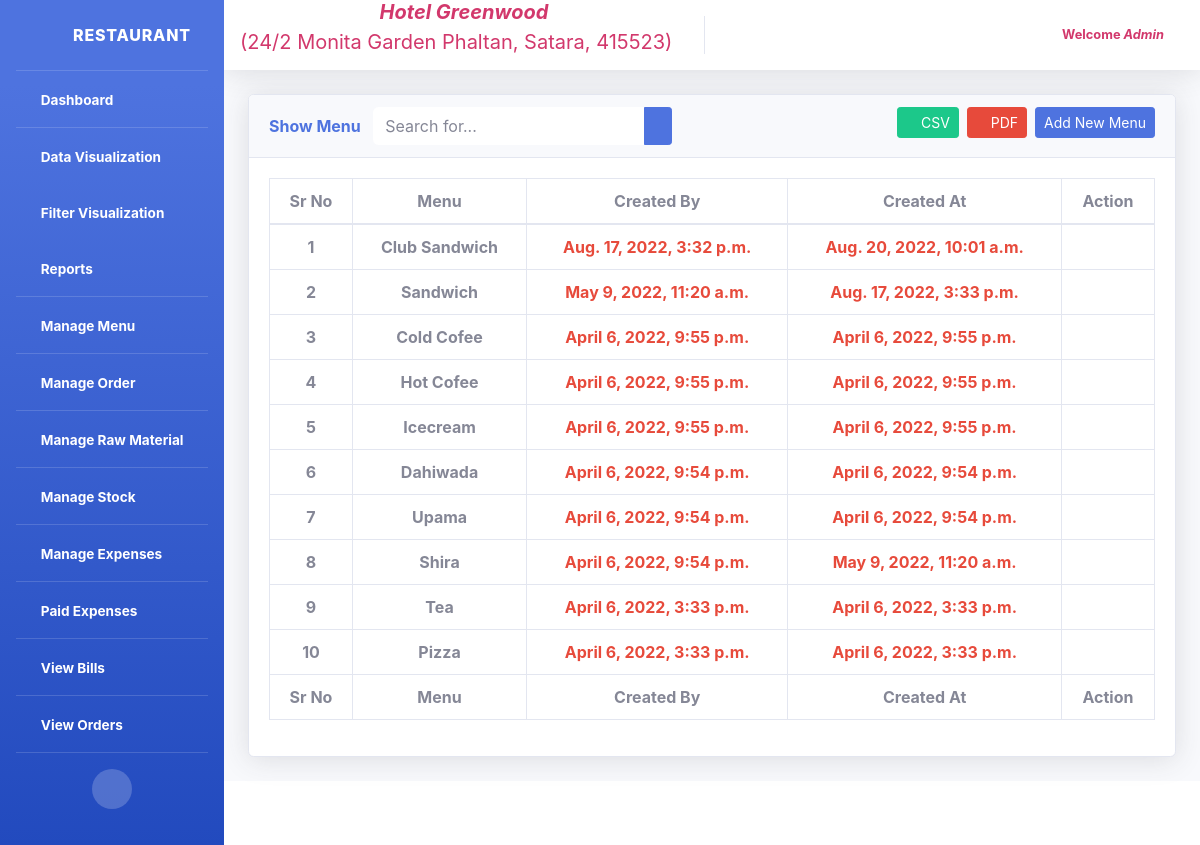
Page /polls/manageMenu (signed in) on the committed database.
### polls/models.py (models this page shows, shortened)
class Menu(models.Model):
	menu_name = models.CharField(max_length=50, null=True)
	status = models.IntegerField(default=1,null=True)
	created_at = models.DateTimeField(auto_now_add=True)
	updated_at = models.DateTimeField(auto_now=True)
	slug = models.SlugField(unique=True, null=True, blank=True)
	class Meta:
		db_table = "Menu"

### polls/views.py (the view)
# urls.py: path('manageMenu', views.ShowMenuListView.as_view(), name='manageMenu'),
class ShowMenuListView(LoggedInMixin,ListView):
    model = Menu
    template_name = 'manage_menu.html'
    ordering = ['-created_at']
    paginate_by = 10
    paginate_orphans = 1
    queryset = Menu.objects.filter(status=1)
    def get_context_data(self, *args, **kwargs):
        try:
            return super(ShowMenuListView, self).get_context_data(*args, **kwargs)
        except Http404:
            self.kwargs['page'] = 1
            return super(ShowMenuListView, self).get_context_data(*args, **kwargs)

### polls/views.py (called while the page is built)
    def dispatch(self, request, *args, **kwargs):
        if not request.user.is_authenticated:
            return redirect('/polls/login/')
        return super(LoggedInMixin, self).dispatch(request, *args, **kwargs)

### polls/templates/manage_menu.html (shortened to what this page needs)
{% extends 'header.html' %}
{% block body %}
{% load static %}
<!DOCTYPE html>
<html>
<head>
	<link href="{% static 'vendor/fontawesome-free/css/all.min.css' %}" rel="stylesheet" type="text/css">
	<link href="{% static 'vendor/datatables/dataTables.bootstrap4.min.css' %}" rel="stylesheet">
	<link href="{% static 'css/sb-admin-2.min.css' %}" rel="stylesheet">
</head>
<body>
        <div class="container-fluid mt-4">
          <div class="card shadow mb-4">
            <div class="card-header">
            	<a href="{% url 'createMenu' %}" class="btn btn-sm btn-primary float-right ml-2">Add New Menu</a>
              <a href="" class="btn btn-sm btn-danger float-right ml-2" target="_blank"><i class="fa fa-file-pdf mr-1"></i>PDF</a>
              <a href="" class="btn btn-sm btn-success float-right"><i class="fa fa-file-excel mr-1"></i>CSV</a>
              <span class="font-weight-bold text-primary">Show Menu</span>
              <form method="get" action="" class="d-none d-sm-inline-block form-inline mr-2 ml-md-2 my-2 my-md-0  navbar-search ml-2" >
              <div class="input-group">
                <input type="text" class="form-control border-0 small" placeholder="Search for..." name="search" required>
                  <div class="input-group-append">
                    <button class="btn btn-primary btn-sm" type="submit"><i class="fas fa-search fa-sm"></i></button>
                </div>
              </div>
            </form>
            </div>
            <div class="card-body">
              <div class="table-responsive">
                <table class="table table-bordered"  width="100%" cellspacing="0">
                  <thead>
                    <tr class="text-center">
                        <th scope="col">Sr No</th>
                        <th scope="col">Menu</th>
                        <th scope="col">Created By</th>
                        <th scope="col">Created At</th>
                        <th scope="col">Action</th>
                    </tr>
                  </thead>
                  <tfoot>
                    <tr class="text-center">
                        <th scope="col">Sr No</th>
                        <th scope="col">Menu</th>
                        <th scope="col">Created By</th>
                        <th scope="col">Created At</th>
                        <th scope="col">Action</th>
                    </tr>
                  </tfoot>
                  <tbody>
                    {% for i in object_list %}
                    <tr class="text-center font-weight-bold"">
                      <td>{{forloop.counter}}</td>
                      <td>{{i.menu_name | title }}</td>
                      <td class="text-danger">{{i.created_at}}</td>
                      <td class="text-danger">{{i.updated_at}}</td>
                      <td>
                        <a href="{% url 'editMenu' i.slug %}"><i class="fa fa-edit text-primary"></i></a>
                        <a href="{% url 'deleteMenu' i.slug %}"><i class="fa fa-trash text-danger confirm-delete" onclick="return confirm('Are you sure you want to delete this menu ?')"></i></a>
                      </td>
                    </tr>
                    {% endfor %}
                  </tbody>
                </table>
              </div>
            </div>
          </div>
</div>
{% endblock %}

### polls/templates/header.html (shortened to what this page needs)
{% load static %}
<html>
<head>
  <link href="{% static 'vendor/fontawesome-free/css/all.min.css' %}" rel="stylesheet" type="text/css">
  <link href="{% static 'css/sb-admin-2.min.css' %}" rel="stylesheet">
  <link href="{% static 'css/other.css' %}" rel="stylesheet">
</head>
<body id="page-top">
<div id="wrapper">
<ul class="navbar-nav bg-gradient-primary sidebar sidebar-dark accordion" id="accordionSidebar">
  <a class="sidebar-brand d-flex align-items-center justify-content-center" href="{% url 'dashboard' %}">
  <div class="sidebar-brand-icon rotate-n-15">
    <i class="fas fa-home fa-fw "></i>
  </div>
  <div class="sidebar-brand-text mx-3">Restaurant</div>
  </a>
  <hr class="sidebar-divider my-0">
  <li class="nav-item active">
    <a class="nav-link" href="{% url 'dashboard' %}">
      <i class="fas fa-fw fa-tachometer-alt"></i>
      <span>Dashboard</span></a>
  </li>
  <hr class="sidebar-divider my-0">
  <li class="nav-item active">
    <a class="nav-link collapsed" href="#" data-toggle="collapse" data-target="#collapseTwo" aria-expanded="true" aria-controls="collapseTwo">
      <i class="fas fa-fw fa fa-chart-area"></i>
      <span>Data Visualization</span>
    </a>
  </li>
 <li class="nav-item active">
    <a class="nav-link collapsed" href="#" data-toggle="collapse" data-target="#collapsefilter" aria-expanded="true" aria-controls="collapseTwo">
      <i class="fas fa-fw fa fa-chart-area"></i>
      <span>Filter Visualization</span>
    </a>
  </li>
  <li class="nav-item active">
    <a class="nav-link collapsed" href="#" data-toggle="collapse" data-target="#collapsereport" aria-expanded="true" aria-controls="collapseTwo">
      <i class="fas fa-fw fa fa-file"></i>
      <span>Reports</span>
    </a>
  </li>
  <hr class="sidebar-divider my-0">
  <li class="nav-item active">
    <a class="nav-link" href="{% url 'manageMenu' %}">
      <i class="fas fa-fw fa-cog"></i>
      <span>Manage Menu</span></a>
  </li>
  <hr class="sidebar-divider my-0">
  <li class="nav-item active">
    <a class="nav-link" href="{% url 'manageOrder' %}">
      <i class="fas fa-fw fa-cog"></i>
      <span>Manage Order</span></a>
  </li>
  <hr class="sidebar-divider my-0">
  <li class="nav-item active">
    <a class="nav-link" href="{% url 'manageRawMaterial' %}">
      <i class="fas fa-fw fa-cog"></i>
      <span>Manage Raw Material</span></a>
  </li>
  <hr class="sidebar-divider my-0">
  <li class="nav-item active">
    <a class="nav-link" href="{% url 'manageStock' %}">
      <i class="fas fa-fw fa-cog"></i>
      <span>Manage Stock</span></a>
  </li>
  <hr class="sidebar-divider my-0">
  <li class="nav-item active">
    <a class="nav-link" href="{% url 'manageExpenses' %}">
      <i class="fas fa-fw fa-cog"></i>
      <span>Manage Expenses</span></a>
  </li>
  <hr class="sidebar-divider my-0">
  <li class="nav-item active">
    <a class="nav-link" href="{% url 'paidExpeses' %}">
      <i class="fas fa-fw fa-plus"></i>
      <span>Paid Expenses</span></a>
  </li>
  <hr class="sidebar-divider my-0">
  <li class="nav-item active">
    <a class="nav-link" href="{% url 'viewBills' %}">
      <i class="fas fa-fw fa fa-list"></i>
      <span>View Bills</span></a>
  </li>
  <hr class="sidebar-divider my-0">
  <li class="nav-item active">
    <a class="nav-link" href="{% url 'viewOrderDetails' %}">
      <i class="fas fa-fw fa fa-list"></i>
      <span>View Orders</span></a>
  </li>
<hr class="sidebar-divider">
  <div class="text-center d-none d-md-inline">
    <button class="rounded-circle border-0" id="sidebarToggle"></button>
  </div>
</ul>
    <div id="content-wrapper" class="d-flex flex-column">
        <div id="content">
        <nav class="navbar navbar-expand navbar-light bg-white topbar mb-1 static-top shadow">
          <span align="center" class="navbar-brand mb-0 h1 text-info"><i class='fas fa-hotel' style='font-size:20px'></i><i class="font-weight-bold" style="color: #D2386C;">Hotel Greenwood</i><p style="color:  #D2386C;"> (24/2 Monita Garden Phaltan, Satara, 415523)</p></span>
            <ul class="navbar-nav ml-auto">
            <li class="nav-item dropdown no-arrow">
              <a class="nav-link dropdown-toggle" href="#" id="userDropdown" role="button" data-toggle="dropdown" aria-haspopup="true" aria-expanded="false">
                <span class="mr-2 d-none d-lg-inline text-gray-600 small">
                {% if user.is_authenticated %}
                  <b style="color: #D2386C;">Welcome&nbsp;<i>{{request.user | title}}</i></b>
                {% endif %}
                </span>
              </a>
            </li>
          </ul>
        </nav>
        {% block body %} {% endblock %}
    </div>
      <footer class="sticky-footer bg-white">
      </footer>
    </div>
  </div>
</body>
</html>

### rows in the picture
Menu: menu_name "Club Sandwich", created_at "Aug. 17, 2022, 3:32 p.m.", updated_at "Aug. 20, 2022, 10:01 a.m."
Menu: menu_name "Sandwich", created_at "May 9, 2022, 11:20 a.m.", updated_at "Aug. 17, 2022, 3:33 p.m."
Menu: menu_name "Cold Cofee", created_at "April 6, 2022, 9:55 p.m.", updated_at "April 6, 2022, 9:55 p.m."
Menu: menu_name "Hot Cofee", created_at "April 6, 2022, 9:55 p.m.", updated_at "April 6, 2022, 9:55 p.m."
Menu: menu_name "Icecream", created_at "April 6, 2022, 9:55 p.m.", updated_at "April 6, 2022, 9:55 p.m."
Menu: menu_name "Dahiwada", created_at "April 6, 2022, 9:54 p.m.", updated_at "April 6, 2022, 9:54 p.m."
Menu: menu_name "Upama", created_at "April 6, 2022, 9:54 p.m.", updated_at "April 6, 2022, 9:54 p.m."
Menu: menu_name "Shira", created_at "April 6, 2022, 9:54 p.m.", updated_at "May 9, 2022, 11:20 a.m."
Menu: menu_name "Tea", created_at "April 6, 2022, 3:33 p.m.", updated_at "April 6, 2022, 3:33 p.m."
Menu: menu_name "Pizza", created_at "April 6, 2022, 3:33 p.m.", updated_at "April 6, 2022, 3:33 p.m."

### other values in the picture
{{ request.user | title }} "Admin"
